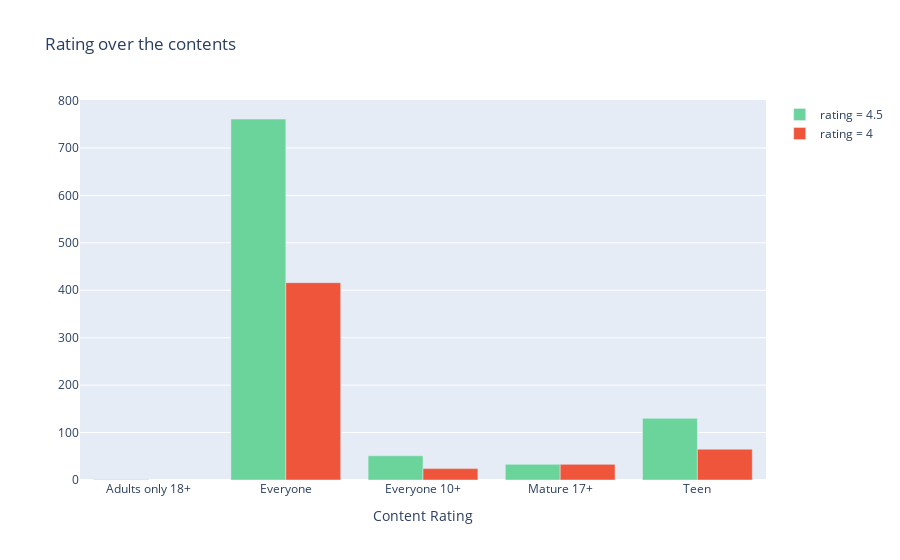

This figure's notebook cell:
### Code cell
col='Content Rating'
v1=d3[col].value_counts().reset_index()
v1=v1.rename(columns={col:'count','index':col})
v1['percent']=v1['count'].apply(lambda x : 100*x/sum(v1['count']))
v1=v1.sort_values(col)
v2=d4[col].value_counts().reset_index()
v2=v2.rename(columns={col:'count','index':col})
v2['percent']=v2['count'].apply(lambda x : 100*x/sum(v2['count']))
v2=v2.sort_values(col)
trace1 = go.Bar(x=v1[col], y=v1["count"], name="rating = 4.5", marker=dict(color="#6ad49b"))
trace2 = go.Bar(x=v2[col], y=v2["count"], name="rating = 4", marker=dict())
y = [trace1, trace2]
layout={'title':"Rating over the contents",'xaxis':{'title':"Content Rating"}}
fig = go.Figure(data=y, layout=layout)
iplot(fig)

### Figure 1 — Plotly figure (JSON) as saved in the notebook; plotly's stock layout.template omitted (floating-point values rounded to 4 significant figures)
{"data": [{"marker": {"color": "#6ad49b"}, "name": "rating = 4.5", "type": "bar", "x": ["Adults only 18+", "Everyone", "Everyone 10+", "Mature 17+", "Teen"], "y": [1, 761, 51, 33, 130]}, {"name": "rating = 4", "type": "bar", "x": ["Everyone", "Everyone 10+", "Mature 17+", "Teen"], "y": [416, 24, 33, 65]}], "layout": {"title": {"text": "Rating over the contents"}, "xaxis": {"title": {"text": "Content Rating"}}}}
